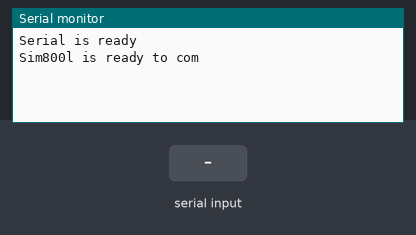
Bench run of a sketch on a simulated Arduino Uno, built with avr-gcc and run on an emulated ATmega328P. Parts: the last lines printed to the serial monitor. The inputs (shaded band) are chosen by the test bench.

Above: at 2.2 s.
2.3 s: "1" received over the second serial link
At 3.5 s:
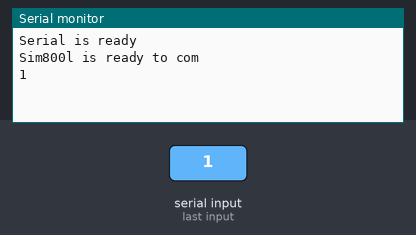
3.8 s: "0" received over the second serial link
At 4.9 s:
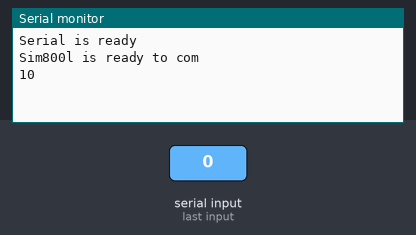

Measured:
- after the input at 2.3 s, the serial monitor: prints a new line at once (image 1)
- after the input at 3.8 s, the serial monitor: prints a new line at once (image 2)

The sketch:

sim800l.ino
```cpp
#include <SoftwareSerial.h>
SoftwareSerial sim800l(2, 3); // RX, TX

void setup() {
 Serial.begin(115200);
 while(!Serial);
 Serial.println("Serial is ready");
 sim800l.begin(115200);
 delay(1000);
 Serial.println("Sim800l is ready to com");


}

void loop(){


//if sim has something to say , write it in serial

 if (sim800l.available())
 {
  Serial.write(sim800l.read());

 }

 //if we tape somthing in serial , write it to sim

 if (Serial.available()) {

 sim800l.write(Serial.read());

 }
}
```
